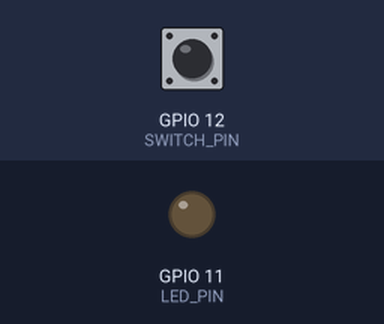
Bench run of a program on a simulated ESP32-S3. Parts: output pins drawn as LEDs (lit = HIGH). The inputs (shaded band) are chosen by the test bench; at power-on: GPIO 12 (SWITCH_PIN) HIGH.

Above: at 1.0 s.
1.1 s: GPIO 12 (SWITCH_PIN) pulled LOW for 0.15 s
At 1.2 s:
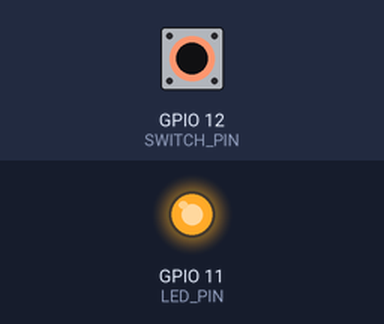
2.8 s: GPIO 12 (SWITCH_PIN) pulled LOW for 3.2 s
At 6.8 s:
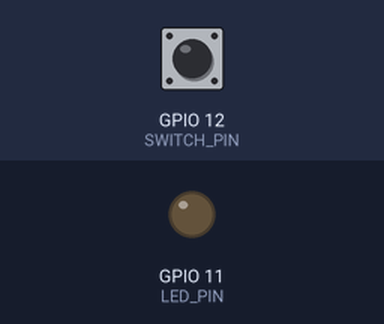
Timing chart, 0 to 8.3 s (numbered marks = the images above; inputs shaded):
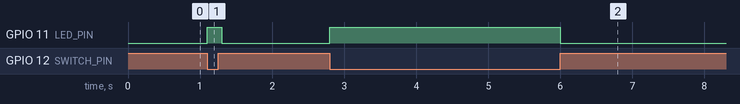

Measured:
- after the input at 1.1 s, GPIO 11 (LED_PIN): LOW → HIGH at once, → LOW 0.20 s later
- after the input at 2.8 s, GPIO 11 (LED_PIN): LOW → HIGH at once, → LOW 3.2 s later

The program:

main.cpp
```cpp
#include <Arduino.h>

// Define pin numbers
#define LED_PIN 11      // LED connected to digital pin 11
#define SWITCH_PIN 12       // Slide Switch connected to digital pin 12

// Task handle
TaskHandle_t taskHandle = NULL;

// Function to read the switch state and control the LED
void vTaskToggleLED(void *pvParameters){
  while(1){
    // Read the state of the switch (LOW when on, HIGH when OFF)
    if(digitalRead(SWITCH_PIN) == LOW){
      digitalWrite(LED_PIN, HIGH);    // Turn ON the LED
    } else {
      digitalWrite(LED_PIN, LOW);     // Turn OFF the LED
    }
    vTaskDelay(pdMS_TO_TICKS(100));   // Delay for 100ms
  }
}

void setup(){
  Serial.begin(115200);

  pinMode(LED_PIN, OUTPUT);
  pinMode(SWITCH_PIN, INPUT_PULLUP);

  xTaskCreate(vTaskToggleLED, "Toggle LED", 2048, NULL, 1, &taskHandle);

  vTaskStartScheduler();
}

void loop(){
  // This loop will run for 10 seconds, then stop the scheduler
  static uint32_t startTime = millis();
  if(millis() - startTime > 10000) {  // 10 seconds
    Serial.println("Stopping scheduler...");
    vTaskEndScheduler();
  }
}
```
